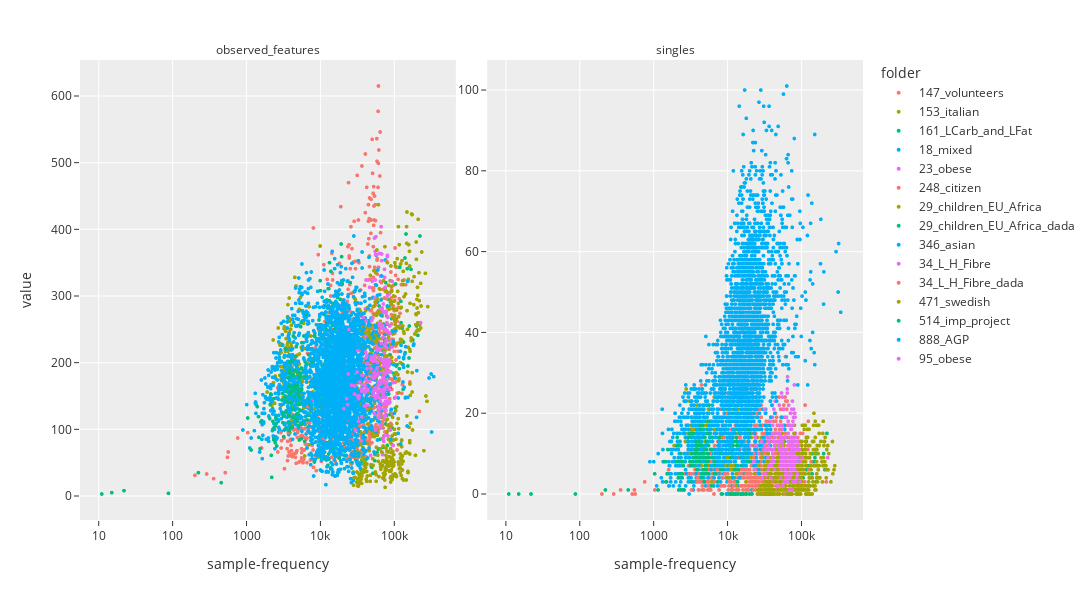

Notebook source saved alongside this figure:
### Code cell
#Graphs for sequencing depth

import pandas as pd
import plotly.express as px
import plotly.io as pio

pio.templates.default = "simple_white"
px.defaults.template = "ggplot2"

df = pd.read_csv('alpha_aggregated.tsv', sep= '\t')
metrics = ['observed_features', 'singles']
figbox = px.scatter(df, y=metrics,
             x = 'sample-frequency',
             facet_col ="variable", 
            color = 'folder',
            facet_col_wrap=3,
            facet_row_spacing=0.03,
            facet_col_spacing=0.04, log_x=True,
            width= 1200, height=600)
figbox.update_yaxes(matches=None)
figbox.update_traces(marker=dict(size=4))
figbox.for_each_annotation(lambda a: a.update(text=a.text.split("=")[-1]))
figbox.update_yaxes(showticklabels=True,)
figbox.update_xaxes(showticklabels=True)
figbox.update_layout(
    template = 'ggplot2'
)
figbox.show()
figbox.write_image('rarefy.svg')

### Figure 1 — Plotly figure (JSON) as saved in the notebook; plotly's stock layout.template omitted (floating-point values rounded to 4 significant figures; data arrays with more than 128 entries replaced by an {"elided": "..."} marker saying what was removed)
{"data": [{"hovertemplate": "folder=147_volunteers<br>variable=observed_features<br>sample-frequency=%{x}<br>value=%{y}<extra></extra>", "legendgroup": "147_volunteers", "marker": {"color": "#F8766D", "size": 4, "symbol": "circle"}, "mode": "markers", "name": "147_volunteers", "showlegend": true, "type": "scattergl", "x": {"elided": "246 int values"}, "xaxis": "x", "y": {"elided": "246 int values"}, "yaxis": "y"}, {"hovertemplate": "folder=147_volunteers<br>variable=singles<br>sample-frequency=%{x}<br>value=%{y}<extra></extra>", "legendgroup": "147_volunteers", "marker": {"color": "#F8766D", "size": 4, "symbol": "circle"}, "mode": "markers", "name": "147_volunteers", "showlegend": false, "type": "scattergl", "x": {"elided": "246 int values"}, "xaxis": "x2", "y": {"elided": "246 int values"}, "yaxis": "y2"}, {"hovertemplate": "folder=153_italian<br>variable=observed_features<br>sample-frequency=%{x}<br>value=%{y}<extra></extra>", "legendgroup": "153_italian", "marker": {"color": "#A3A500", "size": 4, "symbol": "circle"}, "mode": "markers", "name": "153_italian", "showlegend": true, "type": "scattergl", "x": {"elided": "150 int values"}, "xaxis": "x", "y": {"elided": "150 int values"}, "yaxis": "y"}, {"hovertemplate": "folder=153_italian<br>variable=singles<br>sample-frequency=%{x}<br>value=%{y}<extra></extra>", "legendgroup": "153_italian", "marker": {"color": "#A3A500", "size": 4, "symbol": "circle"}, "mode": "markers", "name": "153_italian", "showlegend": false, "type": "scattergl", "x": {"elided": "150 int values"}, "xaxis": "x2", "y": {"elided": "150 int values"}, "yaxis": "y2"}, {"hovertemplate": "folder=161_LCarb_and_LFat<br>variable=observed_features<br>sample-frequency=%{x}<br>value=%{y}<extra></extra>", "legendgroup": "161_LCarb_and_LFat", "marker": {"color": "#00BF7D", "size": 4, "symbol": "circle"}, "mode": "markers", "name": "161_LCarb_and_LFat", "showlegend": true, "type": "scattergl", "x": [31978, 11514, 81158, 28185, 104769, 128333, 94886, 58834, 70956, 79534, 64253, 43599, 74882, 78230, 73303, 77304, 74104, 89571, 33473, 71240, 210222, 30365, 50766, 77540, 140708, 35752, 44800, 78968, 21307, 9803, 202395, 124390, 62712, 29988, 75138, 26549, 14013, 36373, 51894, 48839, 87585, 21326, 22, 154352, 34267, 169876, 54742, 22718, 47158, 39070, 93017, 90944, 23012, 15, 89011, 76942, 21438, 61224, 25684, 31394, 74825, 64697, 88795, 41376, 38963, 180036, 48857, 109752, 150798, 36399, 118145, 41322, 29062, 31996, 84489, 35945, 141537, 80974, 73897, 83252, 32701, 66471, 119640, 107061, 104214, 456, 70638, 50057, 134952, 145284, 83768, 160846, 89980, 132742, 73494, 59815, 99649, 37797, 2203, 159653, 41630, 123898, 77405, 36874, 88248, 134353, 80486, 95363, 80290, 11634, 61254, 73171, 37152, 71982, 38711], "xaxis": "x", "y": [48, 56, 162, 63, 318, 252, 102, 65, 218, 179, 85, 237, 229, 114, 196, 320, 206, 291, 59, 73, 241, 54, 218, 220, 357, 39, 237, 95, 61, 153, 255, 260, 285, 56, 178, 48, 68, 53, 34, 264, 227, 150, 8, 195, 50, 340, 53, 88, 107, 51, 266, 287, 56, 5, 162, 108, 67, 70, 87, 127, 196, 119, 123, 87, 55, 234, 45, 197, 341, 128, 191, 54, 66, 58, 153, 180, 215, 76, 236, 295, 50, 187, 343, 195, 132, 20, 167, 43, 206, 393, 153, 255, 122, 160, 199, 134, 184, 229, 28, 207, 129, 292, 232, 92, 212, 231, 258, 248, 121, 56, 71, 156, 62, 191, 106], "yaxis": "y"}, {"hovertemplate": "folder=161_LCarb_and_LFat<br>variable=singles<br>sample-frequency=%{x}<br>value=%{y}<extra></extra>", "legendgroup": "161_LCarb_and_LFat", "marker": {"color": "#00BF7D", "size": 4, "symbol": "circle"}, "mode": "markers", "name": "161_LCarb_and_LFat", "showlegend": false, "type": "scattergl", "x": [31978, 11514, 81158, 28185, 104769, 128333, 94886, 58834, 70956, 79534, 64253, 43599, 74882, 78230, 73303, 77304, 74104, 89571, 33473, 71240, 210222, 30365, 50766, 77540, 140708, 35752, 44800, 78968, 21307, 9803, 202395, 124390, 62712, 29988, 75138, 26549, 14013, 36373, 51894, 48839, 87585, 21326, 22, 154352, 34267, 169876, 54742, 22718, 47158, 39070, 93017, 90944, 23012, 15, 89011, 76942, 21438, 61224, 25684, 31394, 74825, 64697, 88795, 41376, 38963, 180036, 48857, 109752, 150798, 36399, 118145, 41322, 29062, 31996, 84489, 35945, 141537, 80974, 73897, 83252, 32701, 66471, 119640, 107061, 104214, 456, 70638, 50057, 134952, 145284, 83768, 160846, 89980, 132742, 73494, 59815, 99649, 37797, 2203, 159653, 41630, 123898, 77405, 36874, 88248, 134353, 80486, 95363, 80290, 11634, 61254, 73171, 37152, 71982, 38711], "xaxis": "x2", "y": [0, 2, 7, 1, 11, 5, 2, 2, 12, 5, 0, 7, 9, 2, 9, 9, 3, 8, 3, 0, 6, 0, 9, 9, 10, 2, 5, 1, 3, 8, 10, 7, 7, 0, 4, 1, 1, 0, 3, 9, 7, 7, 0, 9, 3, 4, 2, 4, 4, 1, 8, 4, 3, 0, 6, 2, 1, 2, 0, 3, 6, 3, 1, 0, 0, 4, 1, 5, 8, 3, 13, 1, 2, 1, 3, 5, 5, 3, 8, 7, 0, 5, 6, 4, 6, 1, 8, 2, 4, 3, 6, 3, 3, 2, 6, 4, 4, 13, 1, 10, 1, 7, 5, 0, 4, 7, 10, 9, 5, 1, 1, 7, 3, 9, 0], "yaxis": "y2"}, {"hovertemplate": "folder=18_mixed<br>variable=observed_features<br>sample-frequency=%{x}<br>value=%{y}<extra></extra>", "legendgroup": "18_mixed", "marker": {"color": "#00B0F6", "size": 4, "symbol": "circle"}, "mode": "markers", "name": "18_mixed", "showlegend": true, "type": "scattergl", "x": {"elided": "308 int values"}, "xaxis": "x", "y": {"elided": "308 int values"}, "yaxis": "y"}, {"hovertemplate": "folder=18_mixed<br>variable=singles<br>sample-frequency=%{x}<br>value=%{y}<extra></extra>", "legendgroup": "18_mixed", "marker": {"color": "#00B0F6", "size": 4, "symbol": "circle"}, "mode": "markers", "name": "18_mixed", "showlegend": false, "type": "scattergl", "x": {"elided": "308 int values"}, "xaxis": "x2", "y": {"elided": "308 int values"}, "yaxis": "y2"}, {"hovertemplate": "folder=23_obese<br>variable=observed_features<br>sample-frequency=%{x}<br>value=%{y}<extra></extra>", "legendgroup": "23_obese", "marker": {"color": "#E76BF3", "size": 4, "symbol": "circle"}, "mode": "markers", "name": "23_obese", "showlegend": true, "type": "scattergl", "x": [53686, 60177, 86273, 58788, 81289, 70924, 83955, 71715, 74721, 68524, 55532, 34261, 55649, 30242, 65743, 44616, 65024, 74276, 56197, 58628, 66872, 40988, 68431, 24125, 87187, 63593, 83079, 61848, 81332, 69980, 81751, 68023, 50779, 30242, 79328, 59931, 72153, 75017, 8065, 54452, 56968, 68162, 68984, 64055, 46022, 54539], "xaxis": "x", "y": [179, 236, 303, 196, 361, 180, 316, 288, 328, 191, 367, 270, 324, 245, 330, 324, 322, 340, 362, 362, 404, 281, 173, 241, 255, 364, 224, 227, 359, 184, 301, 363, 322, 245, 306, 238, 226, 195, 145, 387, 389, 353, 282, 250, 252, 234], "yaxis": "y"}, {"hovertemplate": "folder=23_obese<br>variable=singles<br>sample-frequency=%{x}<br>value=%{y}<extra></extra>", "legendgroup": "23_obese", "marker": {"color": "#E76BF3", "size": 4, "symbol": "circle"}, "mode": "markers", "name": "23_obese", "showlegend": false, "type": "scattergl", "x": [53686, 60177, 86273, 58788, 81289, 70924, 83955, 71715, 74721, 68524, 55532, 34261, 55649, 30242, 65743, 44616, 65024, 74276, 56197, 58628, 66872, 40988, 68431, 24125, 87187, 63593, 83079, 61848, 81332, 69980, 81751, 68023, 50779, 30242, 79328, 59931, 72153, 75017, 8065, 54452, 56968, 68162, 68984, 64055, 46022, 54539], "xaxis": "x2", "y": [8, 14, 12, 12, 27, 10, 15, 20, 21, 12, 17, 11, 16, 11, 29, 23, 25, 16, 24, 21, 18, 19, 8, 21, 11, 14, 19, 14, 20, 12, 20, 22, 22, 11, 21, 19, 20, 5, 12, 25, 14, 13, 17, 14, 13, 13], "yaxis": "y2"}, {"hovertemplate": "folder=248_citizen<br>variable=observed_features<br>sample-frequency=%{x}<br>value=%{y}<extra></extra>", "legendgroup": "248_citizen", "marker": {"color": "#F8766D", "size": 4, "symbol": "circle"}, "mode": "markers", "name": "248_citizen", "showlegend": true, "type": "scattergl", "x": {"elided": "413 int values"}, "xaxis": "x", "y": {"elided": "413 int values"}, "yaxis": "y"}, {"hovertemplate": "folder=248_citizen<br>variable=singles<br>sample-frequency=%{x}<br>value=%{y}<extra></extra>", "legendgroup": "248_citizen", "marker": {"color": "#F8766D", "size": 4, "symbol": "circle"}, "mode": "markers", "name": "248_citizen", "showlegend": false, "type": "scattergl", "x": {"elided": "413 int values"}, "xaxis": "x2", "y": {"elided": "413 int values"}, "yaxis": "y2"}, {"hovertemplate": "folder=29_children_EU_Africa<br>variable=observed_features<br>sample-frequency=%{x}<br>value=%{y}<extra></extra>", "legendgroup": "29_children_EU_Africa", "marker": {"color": "#A3A500", "size": 4, "symbol": "circle"}, "mode": "markers", "name": "29_children_EU_Africa", "showlegend": true, "type": "scattergl", "x": [9809, 10846, 5739, 13248, 12175, 8025, 8240, 10179, 7259, 10992, 13404, 7578, 13825, 7971, 11878, 11377, 7078, 6155, 10939, 8740, 12388, 14631, 15312, 9636, 10873, 9433, 10491, 8157, 6763], "xaxis": "x", "y": [80, 73, 174, 118, 113, 175, 131, 104, 212, 143, 82, 196, 139, 156, 136, 106, 77, 60, 193, 141, 168, 148, 155, 74, 61, 58, 174, 101, 198], "yaxis": "y"}, {"hovertemplate": "folder=29_children_EU_Africa<br>variable=singles<br>sample-frequency=%{x}<br>value=%{y}<extra></extra>", "legendgroup": "29_children_EU_Africa", "marker": {"color": "#A3A500", "size": 4, "symbol": "circle"}, "mode": "markers", "name": "29_children_EU_Africa", "showlegend": false, "type": "scattergl", "x": [9809, 10846, 5739, 13248, 12175, 8025, 8240, 10179, 7259, 10992, 13404, 7578, 13825, 7971, 11878, 11377, 7078, 6155, 10939, 8740, 12388, 14631, 15312, 9636, 10873, 9433, 10491, 8157, 6763], "xaxis": "x2", "y": [4, 4, 15, 5, 7, 27, 14, 9, 16, 7, 2, 14, 12, 10, 13, 6, 5, 3, 13, 15, 16, 16, 12, 8, 4, 7, 15, 11, 10], "yaxis": "y2"}, {"hovertemplate": "folder=29_children_EU_Africa_dada<br>variable=observed_features<br>sample-frequency=%{x}<br>value=%{y}<extra></extra>", "legendgroup": "29_children_EU_Africa_dada", "marker": {"color": "#00BF7D", "size": 4, "symbol": "circle"}, "mode": "markers", "name": "29_children_EU_Africa_dada", "showlegend": true, "type": "scattergl", "x": [18006, 18156, 16421, 12263, 15032, 11084, 8366, 15448, 18326, 8555, 12103, 11289, 13824, 12729, 13033, 20029, 9756, 15673, 11102, 10795, 16540, 12143, 13094, 13917, 21685, 11473, 15134, 18245, 10298], "xaxis": "x", "y": [102, 57, 77, 80, 72, 93, 51, 131, 105, 118, 36, 97, 42, 46, 63, 89, 134, 96, 149, 154, 80, 104, 55, 41, 78, 66, 104, 67, 38], "yaxis": "y"}, {"hovertemplate": "folder=29_children_EU_Africa_dada<br>variable=singles<br>sample-frequency=%{x}<br>value=%{y}<extra></extra>", "legendgroup": "29_children_EU_Africa_dada", "marker": {"color": "#00BF7D", "size": 4, "symbol": "circle"}, "mode": "markers", "name": "29_children_EU_Africa_dada", "showlegend": false, "type": "scattergl", "x": [18006, 18156, 16421, 12263, 15032, 11084, 8366, 15448, 18326, 8555, 12103, 11289, 13824, 12729, 13033, 20029, 9756, 15673, 11102, 10795, 16540, 12143, 13094, 13917, 21685, 11473, 15134, 18245, 10298], "xaxis": "x2", "y": [0, 0, 0, 0, 0, 0, 0, 0, 0, 0, 0, 0, 0, 0, 0, 0, 0, 0, 0, 0, 0, 0, 0, 0, 0, 0, 0, 0, 0], "yaxis": "y2"}, {"hovertemplate": "folder=346_asian<br>variable=observed_features<br>sample-frequency=%{x}<br>value=%{y}<extra></extra>", "legendgroup": "346_asian", "marker": {"color": "#00B0F6", "size": 4, "symbol": "circle"}, "mode": "markers", "name": "346_asian", "showlegend": true, "type": "scattergl", "x": {"elided": "346 int values"}, "xaxis": "x", "y": {"elided": "346 int values"}, "yaxis": "y"}, {"hovertemplate": "folder=346_asian<br>variable=singles<br>sample-frequency=%{x}<br>value=%{y}<extra></extra>", "legendgroup": "346_asian", "marker": {"color": "#00B0F6", "size": 4, "symbol": "circle"}, "mode": "markers", "name": "346_asian", "showlegend": false, "type": "scattergl", "x": {"elided": "346 int values"}, "xaxis": "x2", "y": {"elided": "346 int values"}, "yaxis": "y2"}, {"hovertemplate": "folder=34_L_H_Fibre<br>variable=observed_features<br>sample-frequency=%{x}<br>value=%{y}<extra></extra>", "legendgroup": "34_L_H_Fibre", "marker": {"color": "#E76BF3", "size": 4, "symbol": "circle"}, "mode": "markers", "name": "34_L_H_Fibre", "showlegend": true, "type": "scattergl", "x": [59064, 35745, 88781, 69625, 64621, 41918, 61029, 103333, 46079, 110586, 47226, 44495, 57795, 60775, 47898, 67218, 60917, 35332, 27861, 48455, 76377, 54320, 5680, 51144, 77397, 72153, 26359, 79549, 71924, 66084, 112203, 65574, 68672, 39216, 67586, 49734, 31121, 64229, 67514, 78770, 77812, 92949, 78193, 44175, 41765, 50308, 73816, 63760, 43354, 129874, 71727, 518, 52910, 61334, 38152, 45816, 74289, 62624, 88064, 76833, 39926, 78372, 35638, 60896, 102276, 37783, 36515, 62336], "xaxis": "x", "y": [158, 217, 166, 222, 245, 191, 223, 372, 192, 154, 154, 158, 235, 232, 325, 192, 187, 115, 193, 127, 209, 254, 91, 198, 186, 153, 173, 352, 244, 256, 217, 147, 182, 143, 200, 235, 224, 225, 320, 296, 243, 309, 173, 172, 262, 266, 247, 273, 181, 167, 310, 35, 249, 251, 254, 165, 297, 243, 176, 173, 144, 307, 196, 201, 244, 191, 135, 144], "yaxis": "y"}, {"hovertemplate": "folder=34_L_H_Fibre<br>variable=singles<br>sample-frequency=%{x}<br>value=%{y}<extra></extra>", "legendgroup": "34_L_H_Fibre", "marker": {"color": "#E76BF3", "size": 4, "symbol": "circle"}, "mode": "markers", "name": "34_L_H_Fibre", "showlegend": false, "type": "scattergl", "x": [59064, 35745, 88781, 69625, 64621, 41918, 61029, 103333, 46079, 110586, 47226, 44495, 57795, 60775, 47898, 67218, 60917, 35332, 27861, 48455, 76377, 54320, 5680, 51144, 77397, 72153, 26359, 79549, 71924, 66084, 112203, 65574, 68672, 39216, 67586, 49734, 31121, 64229, 67514, 78770, 77812, 92949, 78193, 44175, 41765, 50308, 73816, 63760, 43354, 129874, 71727, 518, 52910, 61334, 38152, 45816, 74289, 62624, 88064, 76833, 39926, 78372, 35638, 60896, 102276, 37783, 36515, 62336], "xaxis": "x2", "y": [5, 4, 0, 1, 3, 4, 3, 8, 2, 1, 1, 4, 4, 0, 10, 1, 3, 0, 2, 6, 3, 3, 1, 3, 9, 0, 3, 10, 4, 12, 3, 3, 5, 4, 1, 5, 3, 9, 0, 1, 5, 6, 3, 0, 0, 5, 3, 4, 3, 4, 6, 0, 1, 3, 3, 1, 6, 3, 3, 6, 1, 5, 0, 2, 2, 2, 3, 2], "yaxis": "y2"}, {"hovertemplate": "folder=34_L_H_Fibre_dada<br>variable=observed_features<br>sample-frequency=%{x}<br>value=%{y}<extra></extra>", "legendgroup": "34_L_H_Fibre_dada", "marker": {"color": "#F8766D", "size": 4, "symbol": "circle"}, "mode": "markers", "name": "34_L_H_Fibre_dada", "showlegend": true, "type": "scattergl", "x": [59064, 35745, 88781, 69625, 64621, 41918, 61029, 103333, 46079, 110586, 47226, 44495, 57795, 60775, 47898, 67218, 60917, 35332, 27861, 48455, 76377, 54320, 5680, 51144, 77397, 72153, 26359, 79549, 71924, 66084, 112203, 65574, 68672, 39216, 67586, 49734, 31121, 64229, 67514, 78770, 77812, 92949, 78193, 44175, 41765, 50308, 73816, 63760, 43354, 129874, 71727, 518, 52910, 61334, 38152, 45816, 74289, 62624, 88064, 76833, 39926, 78372, 35638, 60896, 102276, 37783, 36515, 62336], "xaxis": "x", "y": [158, 217, 166, 222, 245, 191, 223, 372, 192, 154, 154, 158, 235, 232, 325, 192, 187, 115, 193, 127, 209, 254, 91, 198, 186, 153, 173, 352, 244, 256, 217, 147, 182, 143, 200, 235, 224, 225, 320, 296, 243, 309, 173, 172, 262, 266, 247, 273, 181, 167, 310, 35, 249, 251, 254, 165, 297, 243, 176, 173, 144, 307, 196, 201, 244, 191, 135, 144], "yaxis": "y"}, {"hovertemplate": "folder=34_L_H_Fibre_dada<br>variable=singles<br>sample-frequency=%{x}<br>value=%{y}<extra></extra>", "legendgroup": "34_L_H_Fibre_dada", "marker": {"color": "#F8766D", "size": 4, "symbol": "circle"}, "mode": "markers", "name": "34_L_H_Fibre_dada", "showlegend": false, "type": "scattergl", "x": [59064, 35745, 88781, 69625, 64621, 41918, 61029, 103333, 46079, 110586, 47226, 44495, 57795, 60775, 47898, 67218, 60917, 35332, 27861, 48455, 76377, 54320, 5680, 51144, 77397, 72153, 26359, 79549, 71924, 66084, 112203, 65574, 68672, 39216, 67586, 49734, 31121, 64229, 67514, 78770, 77812, 92949, 78193, 44175, 41765, 50308, 73816, 63760, 43354, 129874, 71727, 518, 52910, 61334, 38152, 45816, 74289, 62624, 88064, 76833, 39926, 78372, 35638, 60896, 102276, 37783, 36515, 62336], "xaxis": "x2", "y": [5, 4, 0, 1, 3, 4, 3, 8, 2, 1, 1, 4, 4, 0, 10, 1, 3, 0, 2, 6, 3, 3, 1, 3, 9, 0, 3, 10, 4, 12, 3, 3, 5, 4, 1, 5, 3, 9, 0, 1, 5, 6, 3, 0, 0, 5, 3, 4, 3, 4, 6, 0, 1, 3, 3, 1, 6, 3, 3, 6, 1, 5, 0, 2, 2, 2, 3, 2], "yaxis": "y2"}, {"hovertemplate": "folder=471_swedish<br>variable=observed_features<br>sample-frequency=%{x}<br>value=%{y}<extra></extra>", "legendgroup": "471_swedish", "marker": {"color": "#A3A500", "size": 4, "symbol": "circle"}, "mode": "markers", "name": "471_swedish", "showlegend": true, "type": "scattergl", "x": {"elided": "533 int values"}, "xaxis": "x", "y": {"elided": "533 int values"}, "yaxis": "y"}, {"hovertemplate": "folder=471_swedish<br>variable=singles<br>sample-frequency=%{x}<br>value=%{y}<extra></extra>", "legendgroup": "471_swedish", "marker": {"color": "#A3A500", "size": 4, "symbol": "circle"}, "mode": "markers", "name": "471_swedish", "showlegend": false, "type": "scattergl", "x": {"elided": "533 int values"}, "xaxis": "x2", "y": {"elided": "533 int values"}, "yaxis": "y2"}, {"hovertemplate": "folder=514_imp_project<br>variable=observed_features<br>sample-frequency=%{x}<br>value=%{y}<extra></extra>", "legendgroup": "514_imp_project", "marker": {"color": "#00BF7D", "size": 4, "symbol": "circle"}, "mode": "markers", "name": "514_imp_project", "showlegend": true, "type": "scattergl", "x": {"elided": "237 int values"}, "xaxis": "x", "y": {"elided": "237 int values"}, "yaxis": "y"}, {"hovertemplate": "folder=514_imp_project<br>variable=singles<br>sample-frequency=%{x}<br>value=%{y}<extra></extra>", "legendgroup": "514_imp_project", "marker": {"color": "#00BF7D", "size": 4, "symbol": "circle"}, "mode": "markers", "name": "514_imp_project", "showlegend": false, "type": "scattergl", "x": {"elided": "237 int values"}, "xaxis": "x2", "y": {"elided": "237 int values"}, "yaxis": "y2"}, {"hovertemplate": "folder=888_AGP<br>variable=observed_features<br>sample-frequency=%{x}<br>value=%{y}<extra></extra>", "legendgroup": "888_AGP", "marker": {"color": "#00B0F6", "size": 4, "symbol": "circle"}, "mode": "markers", "name": "888_AGP", "showlegend": true, "type": "scattergl", "x": {"elided": "2439 int values"}, "xaxis": "x", "y": {"elided": "2439 int values"}, "yaxis": "y"}, {"hovertemplate": "folder=888_AGP<br>variable=singles<br>sample-frequency=%{x}<br>value=%{y}<extra></extra>", "legendgroup": "888_AGP", "marker": {"color": "#00B0F6", "size": 4, "symbol": "circle"}, "mode": "markers", "name": "888_AGP", "showlegend": false, "type": "scattergl", "x": {"elided": "2439 int values"}, "xaxis": "x2", "y": {"elided": "2439 int values"}, "yaxis": "y2"}, {"hovertemplate": "folder=95_obese<br>variable=observed_features<br>sample-frequency=%{x}<br>value=%{y}<extra></extra>", "legendgroup": "95_obese", "marker": {"color": "#E76BF3", "size": 4, "symbol": "circle"}, "mode": "markers", "name": "95_obese", "showlegend": true, "type": "scattergl", "x": {"elided": "190 int values"}, "xaxis": "x", "y": {"elided": "190 int values"}, "yaxis": "y"}, {"hovertemplate": "folder=95_obese<br>variable=singles<br>sample-frequency=%{x}<br>value=%{y}<extra></extra>", "legendgroup": "95_obese", "marker": {"color": "#E76BF3", "size": 4, "symbol": "circle"}, "mode": "markers", "name": "95_obese", "showlegend": false, "type": "scattergl", "x": {"elided": "190 int values"}, "xaxis": "x2", "y": {"elided": "190 int values"}, "yaxis": "y2"}], "layout": {"annotations": [{"font": {}, "showarrow": false, "text": "observed_features", "x": 0.24, "xanchor": "center", "xref": "paper", "y": 1, "yanchor": "bottom", "yref": "paper"}, {"font": {}, "showarrow": false, "text": "singles", "x": 0.76, "xanchor": "center", "xref": "paper", "y": 1, "yanchor": "bottom", "yref": "paper"}], "height": 600, "legend": {"title": {"text": "folder"}, "tracegroupgap": 0}, "margin": {"t": 60}, "width": 1200, "xaxis": {"anchor": "y", "domain": [0, 0.48], "showticklabels": true, "title": {"text": "sample-frequency"}, "type": "log"}, "xaxis2": {"anchor": "y2", "domain": [0.52, 1], "matches": "x", "showticklabels": true, "title": {"text": "sample-frequency"}, "type": "log"}, "yaxis": {"anchor": "x", "domain": [0, 1], "showticklabels": true, "title": {"text": "value"}}, "yaxis2": {"anchor": "x2", "domain": [0, 1], "showticklabels": true}}}
